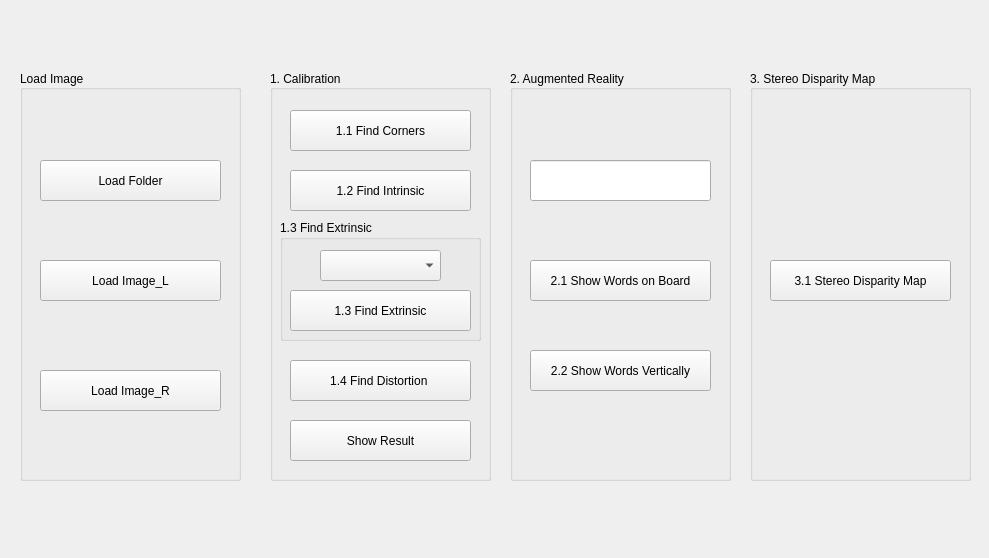
<?xml version="1.0" encoding="UTF-8"?>
<ui version="4.0">
 <class>Form</class>
 <widget class="QWidget" name="Form">
  <property name="geometry">
   <rect>
    <x>0</x>
    <y>0</y>
    <width>989</width>
    <height>558</height>
   </rect>
  </property>
  <property name="windowTitle">
   <string>2022 CvDI Hw1</string>
  </property>
  <widget class="QGroupBox" name="groupBox">
   <property name="enabled">
    <bool>true</bool>
   </property>
   <property name="geometry">
    <rect>
     <x>20</x>
     <y>70</y>
     <width>221</width>
     <height>411</height>
    </rect>
   </property>
   <property name="title">
    <string>Load Image</string>
   </property>
   <property name="alignment">
    <set>Qt::AlignJustify|Qt::AlignVCenter</set>
   </property>
   <property name="flat">
    <bool>false</bool>
   </property>
   <property name="checkable">
    <bool>false</bool>
   </property>
   <widget class="QPushButton" name="LoadFolder">
    <property name="geometry">
     <rect>
      <x>20</x>
      <y>90</y>
      <width>181</width>
      <height>41</height>
     </rect>
    </property>
    <property name="text">
     <string>Load Folder</string>
    </property>
    <property name="autoDefault">
     <bool>false</bool>
    </property>
    <property name="default">
     <bool>false</bool>
    </property>
   </widget>
   <widget class="QPushButton" name="pushButton_2">
    <property name="geometry">
     <rect>
      <x>20</x>
      <y>190</y>
      <width>181</width>
      <height>41</height>
     </rect>
    </property>
    <property name="text">
     <string>Load Image_L</string>
    </property>
    <property name="autoDefault">
     <bool>false</bool>
    </property>
    <property name="default">
     <bool>false</bool>
    </property>
   </widget>
   <widget class="QPushButton" name="pushButton_9">
    <property name="geometry">
     <rect>
      <x>20</x>
      <y>300</y>
      <width>181</width>
      <height>41</height>
     </rect>
    </property>
    <property name="text">
     <string>Load Image_R</string>
    </property>
    <property name="autoDefault">
     <bool>false</bool>
    </property>
    <property name="default">
     <bool>false</bool>
    </property>
   </widget>
  </widget>
  <widget class="QGroupBox" name="groupBox_2">
   <property name="enabled">
    <bool>true</bool>
   </property>
   <property name="geometry">
    <rect>
     <x>270</x>
     <y>70</y>
     <width>221</width>
     <height>411</height>
    </rect>
   </property>
   <property name="title">
    <string>1. Calibration</string>
   </property>
   <property name="alignment">
    <set>Qt::AlignJustify|Qt::AlignVCenter</set>
   </property>
   <property name="flat">
    <bool>false</bool>
   </property>
   <property name="checkable">
    <bool>false</bool>
   </property>
   <widget class="QPushButton" name="pushButton_3">
    <property name="geometry">
     <rect>
      <x>20</x>
      <y>40</y>
      <width>181</width>
      <height>41</height>
     </rect>
    </property>
    <property name="text">
     <string>1.1 Find Corners</string>
    </property>
    <property name="autoDefault">
     <bool>false</bool>
    </property>
    <property name="default">
     <bool>false</bool>
    </property>
   </widget>
   <widget class="QPushButton" name="pushButton_4">
    <property name="geometry">
     <rect>
      <x>20</x>
      <y>100</y>
      <width>181</width>
      <height>41</height>
     </rect>
    </property>
    <property name="text">
     <string>1.2 Find Intrinsic</string>
    </property>
    <property name="autoDefault">
     <bool>false</bool>
    </property>
    <property name="default">
     <bool>false</bool>
    </property>
   </widget>
   <widget class="QGroupBox" name="groupBox_5">
    <property name="geometry">
     <rect>
      <x>10</x>
      <y>150</y>
      <width>201</width>
      <height>121</height>
     </rect>
    </property>
    <property name="title">
     <string>1.3 Find Extrinsic</string>
    </property>
    <widget class="QComboBox" name="comboBox">
     <property name="geometry">
      <rect>
       <x>40</x>
       <y>30</y>
       <width>121</width>
       <height>31</height>
      </rect>
     </property>
     <property name="currentText">
      <string/>
     </property>
     <property name="currentIndex">
      <number>-1</number>
     </property>
    </widget>
    <widget class="QPushButton" name="pushButton_10">
     <property name="geometry">
      <rect>
       <x>10</x>
       <y>70</y>
       <width>181</width>
       <height>41</height>
      </rect>
     </property>
     <property name="text">
      <string>1.3 Find Extrinsic</string>
     </property>
     <property name="autoDefault">
      <bool>false</bool>
     </property>
     <property name="default">
      <bool>false</bool>
     </property>
    </widget>
   </widget>
   <widget class="QPushButton" name="pushButton_11">
    <property name="geometry">
     <rect>
      <x>20</x>
      <y>290</y>
      <width>181</width>
      <height>41</height>
     </rect>
    </property>
    <property name="text">
     <string>1.4 Find Distortion </string>
    </property>
    <property name="autoDefault">
     <bool>false</bool>
    </property>
    <property name="default">
     <bool>false</bool>
    </property>
   </widget>
   <widget class="QPushButton" name="pushButton_12">
    <property name="geometry">
     <rect>
      <x>20</x>
      <y>350</y>
      <width>181</width>
      <height>41</height>
     </rect>
    </property>
    <property name="text">
     <string>Show Result</string>
    </property>
    <property name="autoDefault">
     <bool>false</bool>
    </property>
    <property name="default">
     <bool>false</bool>
    </property>
   </widget>
  </widget>
  <widget class="QGroupBox" name="groupBox_3">
   <property name="enabled">
    <bool>true</bool>
   </property>
   <property name="geometry">
    <rect>
     <x>510</x>
     <y>70</y>
     <width>221</width>
     <height>411</height>
    </rect>
   </property>
   <property name="title">
    <string>2. Augmented Reality</string>
   </property>
   <property name="alignment">
    <set>Qt::AlignJustify|Qt::AlignVCenter</set>
   </property>
   <property name="flat">
    <bool>false</bool>
   </property>
   <property name="checkable">
    <bool>false</bool>
   </property>
   <widget class="QPushButton" name="pushButton_5">
    <property name="geometry">
     <rect>
      <x>20</x>
      <y>190</y>
      <width>181</width>
      <height>41</height>
     </rect>
    </property>
    <property name="text">
     <string>2.1 Show Words on Board</string>
    </property>
    <property name="autoDefault">
     <bool>false</bool>
    </property>
    <property name="default">
     <bool>false</bool>
    </property>
   </widget>
   <widget class="QPushButton" name="pushButton_6">
    <property name="geometry">
     <rect>
      <x>20</x>
      <y>280</y>
      <width>181</width>
      <height>41</height>
     </rect>
    </property>
    <property name="text">
     <string>2.2 Show Words Vertically</string>
    </property>
    <property name="autoDefault">
     <bool>false</bool>
    </property>
    <property name="default">
     <bool>false</bool>
    </property>
   </widget>
   <widget class="QLineEdit" name="lineEdit">
    <property name="geometry">
     <rect>
      <x>20</x>
      <y>90</y>
      <width>181</width>
      <height>41</height>
     </rect>
    </property>
    <property name="text">
     <string/>
    </property>
   </widget>
  </widget>
  <widget class="QGroupBox" name="groupBox_4">
   <property name="enabled">
    <bool>true</bool>
   </property>
   <property name="geometry">
    <rect>
     <x>750</x>
     <y>70</y>
     <width>221</width>
     <height>411</height>
    </rect>
   </property>
   <property name="title">
    <string>3. Stereo Disparity Map</string>
   </property>
   <property name="alignment">
    <set>Qt::AlignJustify|Qt::AlignVCenter</set>
   </property>
   <property name="flat">
    <bool>false</bool>
   </property>
   <property name="checkable">
    <bool>false</bool>
   </property>
   <widget class="QPushButton" name="pushButton_7">
    <property name="geometry">
     <rect>
      <x>20</x>
      <y>190</y>
      <width>181</width>
      <height>41</height>
     </rect>
    </property>
    <property name="text">
     <string>3.1 Stereo Disparity Map</string>
    </property>
    <property name="autoDefault">
     <bool>false</bool>
    </property>
    <property name="default">
     <bool>false</bool>
    </property>
   </widget>
  </widget>
 </widget>
 <resources/>
 <connections/>
</ui>
